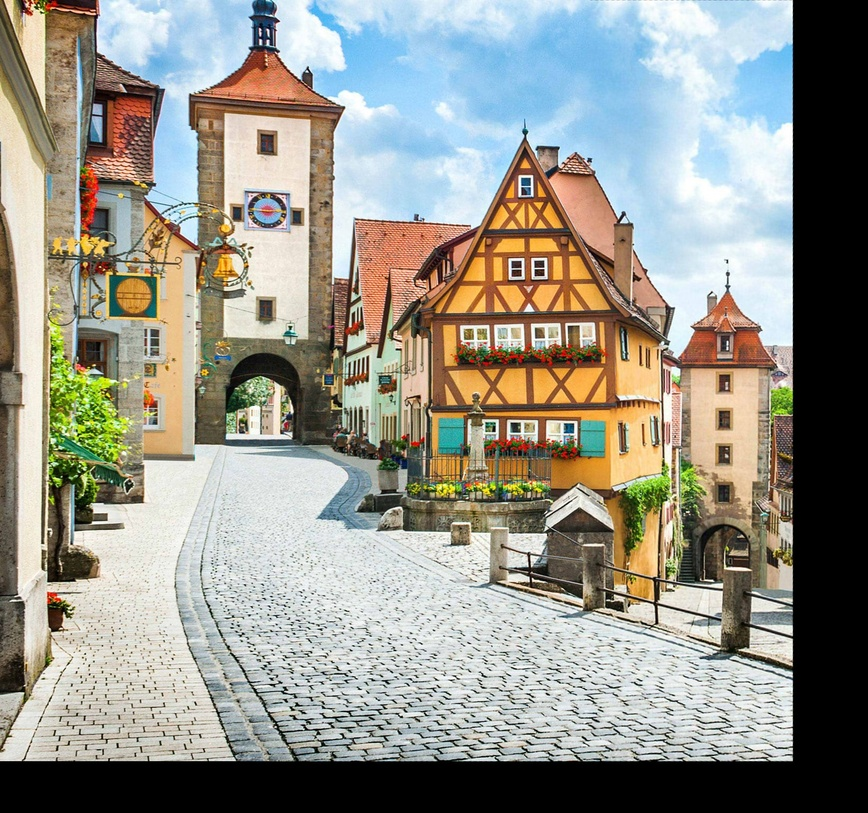
#> input picture sample/001.jpg, 868 x 813 px, shrunk from 1641 x 1538 before the run, found by its file name
$ python stitching.py
#> lines starting #> are read from the running program, lines starting #| are printed output that depends on the picture
#%%
import cv2
import numpy as np
import operator
from PIL import Image
from matplotlib import pyplot as plt


#%%

def warpTwoImages(img1, img2, H):
    '''warp img2 to img1 with homograph H'''
    h1,w1 = img1.shape[:2]
    h2,w2 = img2.shape[:2]
    pts1 = np.float32([[0,0],[0,h1],[w1,h1],[w1,0]]).reshape(-1,1,2)
    pts2 = np.float32([[0,0],[0,h2],[w2,h2],[w2,0]]).reshape(-1,1,2)
    pts2_ = cv2.perspectiveTransform(pts2, H)
    pts = np.concatenate((pts1, pts2_), axis=0)
    [xmin, ymin] = np.int32(pts.min(axis=0).ravel() - 0.5)
    [xmax, ymax] = np.int32(pts.max(axis=0).ravel() + 0.5)
    t = [-xmin,-ymin]


    #print(t)
    Ht = np.array([[1,0,t[0]],[0,1,t[1]],[0,0,1]]) # translate

    result = cv2.warpPerspective(img2, Ht.dot(H), (xmax-xmin, ymax-ymin))
    dummy_result=np.zeros(result.shape)
    dummy_result[t[1]:h1+t[1],t[0]:w1+t[0]] = img1


    overlap_1=cv2.warpPerspective(np.zeros(img2.shape)+1, Ht.dot(H), (xmax-xmin, ymax-ymin))
    overlap_2=np.zeros(overlap_1.shape)
    overlap_2[t[1]:h1+t[1],t[0]:w1+t[0]] = np.zeros(img1.shape)+1
    overlap=overlap_1+overlap_2
    overlap2d=(overlap[:,:,0]+overlap[:,:,1]+overlap[:,:,2])==6

    # [5 lines of commented-out code are left out]
    newimg=np.zeros(overlap.shape)
    newimg=result/255
    newimg[t[1]:h1+t[1],t[0]:w1+t[0]] = img1/255
    for i in range(overlap2d.shape[0]):
        for j in range(overlap2d.shape[1]):
            if(overlap2d[i,j]==True):
                newimg[i,j]=(0.5*result[i,j]+0.5*dummy_result[i,j])/255
    #        for k in range(3):
    #
    #                #print([i,j,k])
    #                #print(dummy_result[i,j,k])
    #


    #cv2.imshow("Stitched Image", newimg)
    #cv2.waitKey(0)
    #cv2.destroyAllWindows()

    return newimg


def stitch_and_blend(img1,img2,algorithm="SIFT"):

    # Convert the images to grayscale
    gray1 = cv2.cvtColor(img1, cv2.COLOR_BGR2GRAY)
    gray2 = cv2.cvtColor(img2, cv2.COLOR_BGR2GRAY)
    if(algorithm=="SIFT"):
        # Initialize the SIFT detector
        sift = cv2.SIFT_create()

        # Find the keypoints and descriptors for both images using SIFT
        kp1, des1 = sift.detectAndCompute(gray1, None)
        kp2, des2 = sift.detectAndCompute(gray2, None)


            # Use a Brute-Force Matcher to match the keypoints
        bf = cv2.BFMatcher()
        matches = bf.match(des1, des2)

        # Sort the matches by their distance
        matches = sorted(matches, key = lambda x:x.distance)
    elif(algorithm=="SURF"):
        # Initialize the SURF detector and descriptor
        surf = cv2.xfeatures2d.SURF_create()

        # Find the keypoints and descriptors for both images using SURF
        kp1, des1 = surf.detectAndCompute(gray1, None)
        kp2, des2 = surf.detectAndCompute(gray2, None)

            # Use a Brute-Force Matcher to match the keypoints
        bf = cv2.BFMatcher()
        matches = bf.match(des1, des2)

        # Sort the matches by their distance
        matches = sorted(matches, key = lambda x:x.distance)

    elif(algorithm=="FAST"):
        fast = cv2.FastFeatureDetector_create()
        brief = cv2.xfeatures2d.BriefDescriptorExtractor_create()

        kp1 = fast.detect(gray1, None)
        kp1, des1 = brief.compute(gray1, kp1)
        kp2 = fast.detect(gray2, None)
        kp2, des2 = brief.compute(gray2, kp2)
        # [11 lines of commented-out code are left out]
        bf = cv2.BFMatcher()
        matches = bf.match(des1, des2)

        # Sort the matches by their distance
        matches = sorted(matches, key = lambda x:x.distance)
    elif(algorithm=="BRISK"):
        brisk = cv2.BRISK_create()
        kp1, des1 = brisk.detectAndCompute(gray1, None)
        kp2, des2 = brisk.detectAndCompute(gray2, None)
        bf = cv2.BFMatcher()
        matches = bf.match(des1, des2)

        # Sort the matches by their distance
        matches = sorted(matches, key = lambda x:x.distance)

    elif(algorithm=="ORB"):
        orb = cv2.ORB_create()
        kp1, des1 = orb.detectAndCompute(gray1, None)
        kp2, des2 = orb.detectAndCompute(gray2, None)
        bf = cv2.BFMatcher()
        matches = bf.match(des1, des2)

        # Sort the matches by their distance
        matches = sorted(matches, key = lambda x:x.distance)

    elif(algorithm=="KAZE"):
        gray1 = cv2.cvtColor(img1, cv2.COLOR_BGR2GRAY)
        gray2 = cv2.cvtColor(img2, cv2.COLOR_BGR2GRAY)

        # Initialize the KAZE detector and descriptor
        kaze = cv2.KAZE_create()
        kp1, des1 = kaze.detectAndCompute(gray1, None)
        kp2, des2 = kaze.detectAndCompute(gray2, None)

        # Use a brute-force matcher to match the keypoints
        bf = cv2.BFMatcher(cv2.NORM_L2, crossCheck=True)
        matches = bf.match(des1, des2)

        # Sort the matches by distance
        matches = sorted(matches, key=lambda x: x.distance)


    # Draw the top 10 matches on a new image
    #matching_img = cv2.drawMatches(img1, kp1, img2, kp2, matches[:10], None, flags=cv2.DrawMatchesFlags_NOT_DRAW_SINGLE_POINTS)

    # Display the matching image
    #cv2.imshow("Matching Image", matching_img)
    #cv2.waitKey(0)
    #cv2.destroyAllWindows()

    # Use the matched keypoints to find the homography matrix and warp the second image onto the first image
    src_pts = np.float32([ kp1[m.queryIdx].pt for m in matches ]).reshape(-1,1,2)
    dst_pts = np.float32([ kp2[m.trainIdx].pt for m in matches ]).reshape(-1,1,2)
    H, _ = cv2.findHomography(dst_pts, src_pts, cv2.RANSAC, 5.0)
    #result[0:img1.shape[0], 0:img1.shape[1]] = img1
    #result[0:img2.shape[0], 0:img2.shape[1]] = img2
    #result = cv2.warpPerspective(img2, H, ((img1.shape[1]+img2.shape[1]), img1.shape[0]+100))
    result = warpTwoImages(img1, img2, H)
    # Display the stitched image
    #result.show()
    return result
#%%
# Load the images


img1 = cv2.imread("/mnt/c/Users/ryan7/Downloads/test_samples-20230511T131513Z-001/test_samples/left/001.jpg")
#> img1 is the input picture: shape (813, 868, 3); mean B, G, R 137.7, 147.4, 148.5
img2 = cv2.imread("/mnt/c/Users/ryan7/Downloads/test_samples-20230511T131513Z-001/test_samples/right/001.jpg")
#%%
#plt.imshow("Matching Image", result.astype('uint8'))
result=stitch_and_blend(img1,img2,"SIFT")
#> in stitch_and_blend, `gray1 = cv2.cvtColor(img1, cv2.COLOR_BGR2GRAY)`:
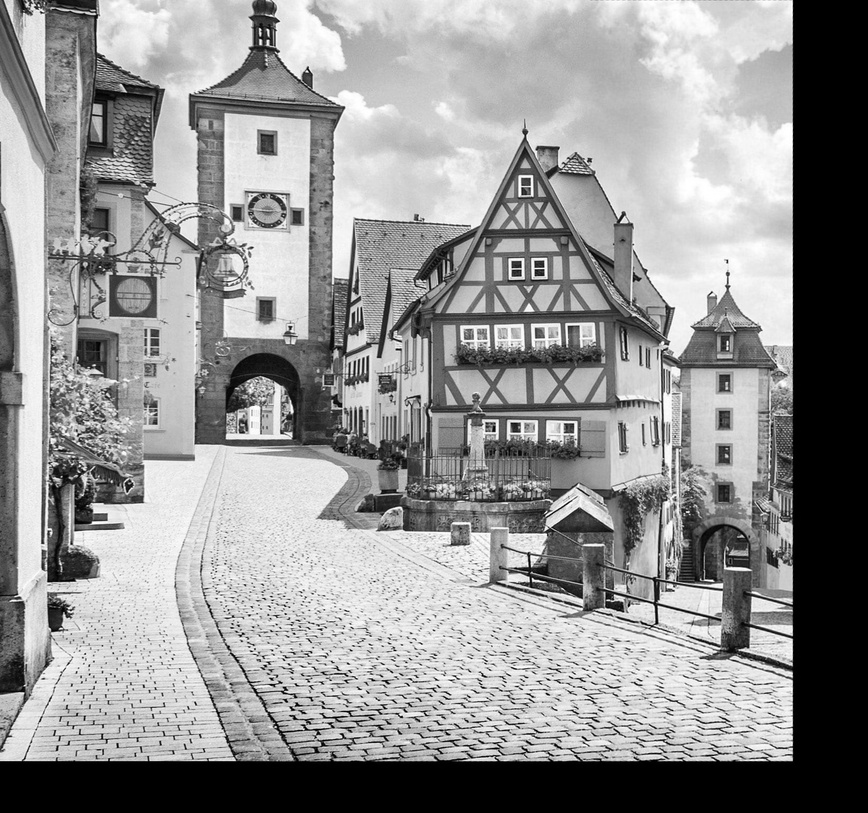
#> gray1: shape (813, 868); min 0, max 255, mean 146.6
#> in stitch_and_blend, `kp1, des1 = sift.detectAndCompute(gray1, None)`: kp1 = 5410 keypoints; strongest (x, y, size): (271, 679, 2), (533, 580, 2.2), (290, 327, 2.3), (373, 680, 1.9)
#> in stitch_and_blend, `kp2, des2 = sift.detectAndCompute(gray2, None)`: kp2 has the same summary as kp1
#> in stitch_and_blend, `matches = bf.match(des1, des2)`: matches = 5410 matches
#> in stitch_and_blend, `H, _ = cv2.findHomography(dst_pts, src_pts, cv2.RANSAC, 5.0)`: H = [[1, -2.15e-15, 6.6e-13], [2.9e-15, 1, 5.37e-13], [5.56e-18, -7.28e-18, 1]]
#> in warpTwoImages, `pts2_ = cv2.perspectiveTransform(pts2, H)`: pts2_ = [[6.6e-13, 5.37e-13], [-1.09e-12, 813], [868, 813], [868, 3.05e-12]]
#> in warpTwoImages, `pts = np.concatenate((pts1, pts2_), axis=0)`: pts = [[0, 0], [0, 813], [868, 813], [868, 0], [6.6e-13, 5.37e-13], [-1.09e-12, 813], [868, 813], [868, 3.05e-12]]
#> in warpTwoImages, `[xmin, ymin] = np.int32(pts.min(axis=0).ravel() - 0.5)`: xmin = 0
#> in warpTwoImages, `[xmax, ymax] = np.int32(pts.max(axis=0).ravel() + 0.5)`: xmax = 868; ymax = 813
#> in warpTwoImages, `t = [-xmin,-ymin]`: t = [0, 0]
#> in warpTwoImages, `Ht = np.array([[1,0,t[0]],[0,1,t[1]],[0,0,1]])`: Ht = [[1, 0, 0], [0, 1, 0], [0, 0, 1]]
#> in warpTwoImages, `overlap_1=cv2.warpPerspective(np.zeros(img2.shape)+1, Ht.dot(H), (xmax..`: overlap_1: shape (813, 868, 3) float64; every value is 1
#> in warpTwoImages, `overlap=overlap_1+overlap_2`: overlap: shape (813, 868, 3) float64; every value is 2
#> in warpTwoImages, `overlap2d=(overlap[:,:,0]+overlap[:,:,1]+overlap[:,:,2])==6`: overlap2d: shape (813, 868) bool; every value is 1
# [6 lines of commented-out code are left out]
cv2.imwrite('sample.png', result*255)
# %%

$ run again, with sample/002.jpg copied over sample/001.jpg
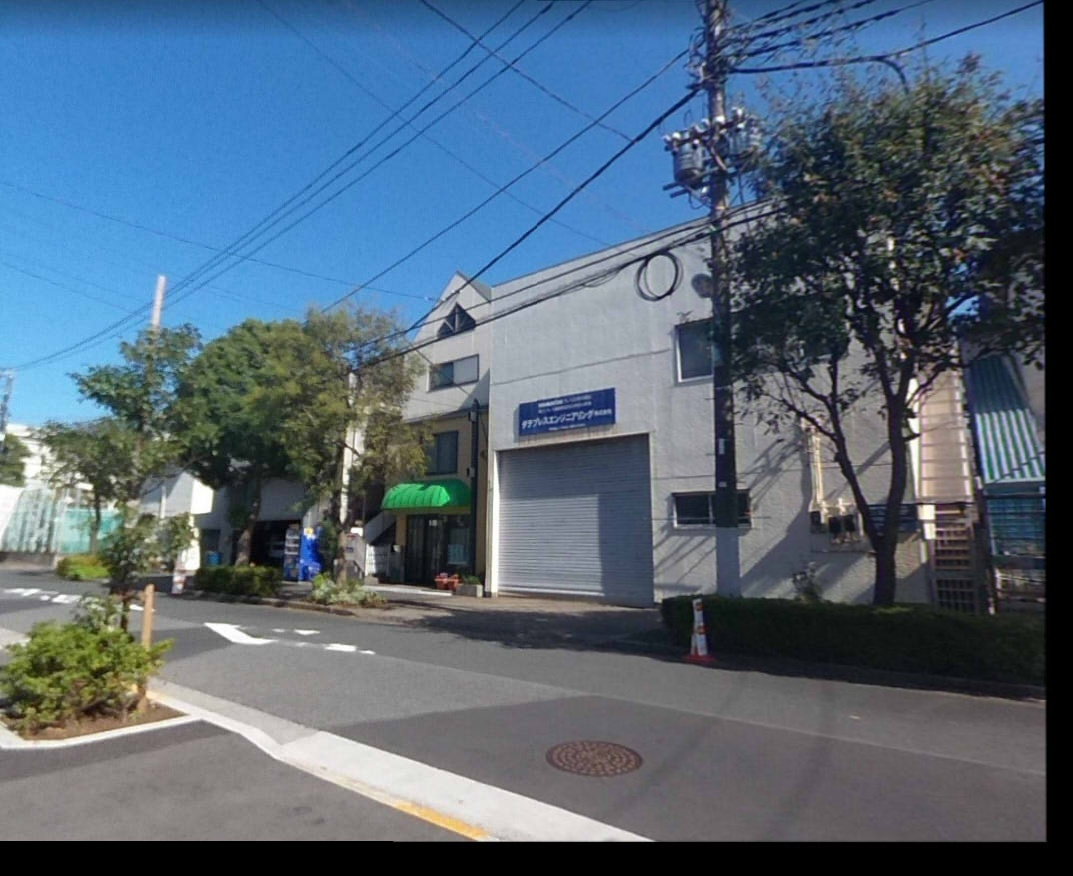
#> input picture sample/002.jpg, 1073 x 876 px, found by its file name
#> img1 is the input picture: shape (876, 1073, 3); mean B, G, R 120.2, 103.2, 84.9
#> in stitch_and_blend, `gray1 = cv2.cvtColor(img1, cv2.COLOR_BGR2GRAY)`:
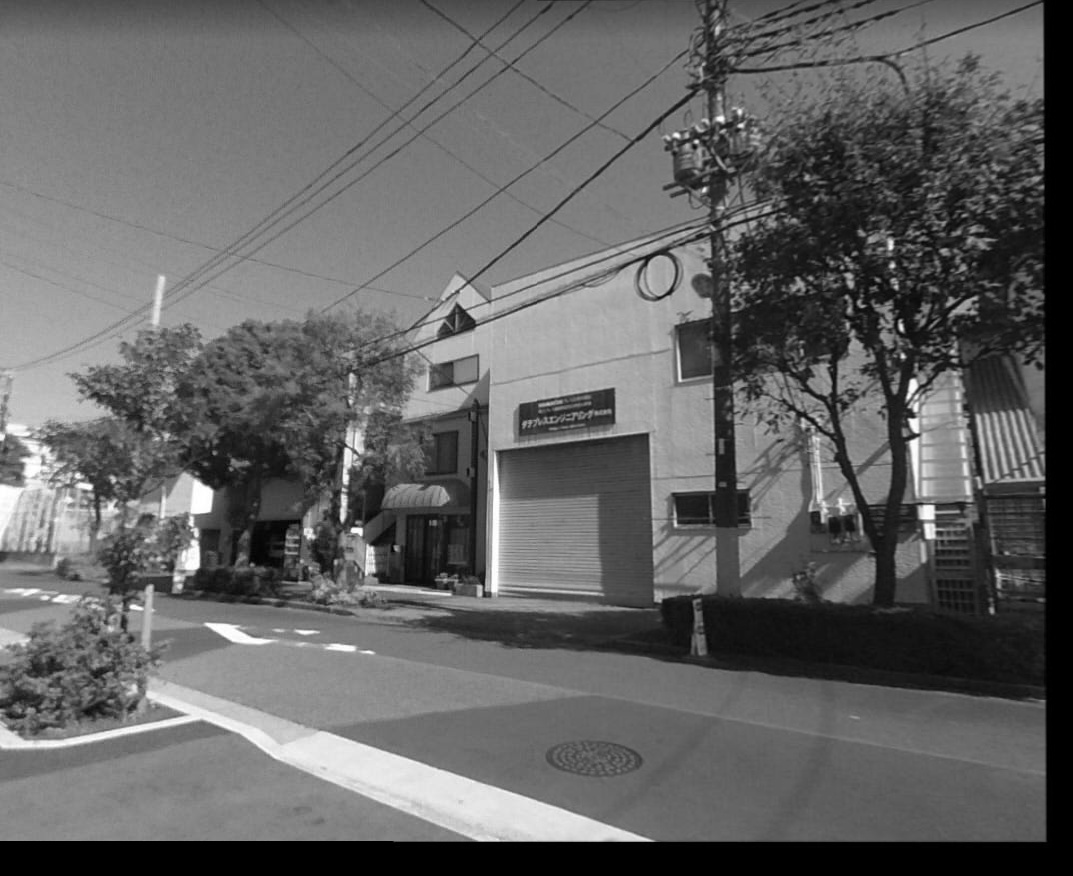
#> gray1: shape (876, 1073); min 0, max 255, mean 99.6
#> kp1 = 7047 keypoints; strongest (x, y, size): (913, 385, 6.8), (190, 559, 15.8), (901, 327, 4.3), (199, 498, 22.9)
#> kp2 has the same summary as kp1
#> matches = 7047 matches
#> H = [[1, 5.32e-15, -3.73e-12], [3.48e-15, 1, -3.26e-12], [7.33e-18, 6.44e-18, 1]]
#> pts2_ = [[-3.73e-12, -3.26e-12], [9.25e-13, 876], [1073, 876], [1073, 4.72e-13]]
#> pts = [[0, 0], [0, 876], [1073, 876], [1073, 0], [-3.73e-12, -3.26e-12], [9.25e-13, 876], [1073, 876], [1073, 4.72e-13]]
#> xmin = 0
#> xmax = 1073; ymax = 876
#> t = [0, 0]
#> Ht = [[1, 0, 0], [0, 1, 0], [0, 0, 1]]
#> overlap_1: shape (876, 1073, 3) float64; every value is 1
#> overlap: shape (876, 1073, 3) float64; every value is 2
#> overlap2d: shape (876, 1073) bool; every value is 1
